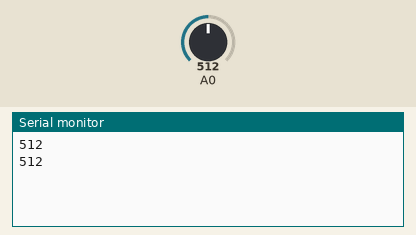
Simulated run of this sketch. Board: Arduino Uno, built with avr-gcc and run on an emulated ATmega328P. Parts: the last lines printed to the serial monitor. Inputs (shaded band) come from the test bench; at power-on: A0 = 512. No radio packets arrive unless stated.

Above: at 1.8 s.
1.9 s: A0 set to 716
At 2.6 s:
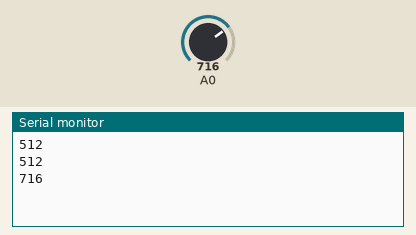
3.4 s: A0 set to 900
At 4.8 s:
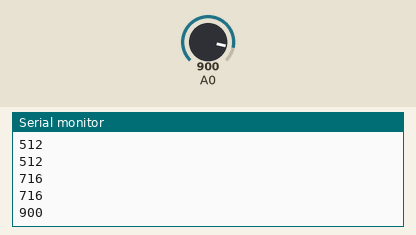
Timing chart, 0 to 6.4 s (numbered marks = the images above; inputs shaded):
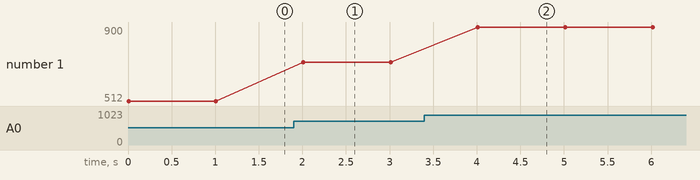

The sketch:

RF_Hygrometer.ino
```cpp
/*
* Arduino Wireless Communication Tutorial
*     Example 1 - Transmitter Code
*
* by Dejan Nedelkovski, www.HowToMechatronics.com
*
* Library: TMRh20/RF24, https://github.com/tmrh20/RF24/
*/
#include <SPI.h>
#include <nRF24L01.h>
#include <RF24.h>
RF24 radio(7, 8); // CNS, CE
const uint64_t pipes[2] = { 0xABCDABCD71LL, 0x544d52687CLL };

void setup() {
  Serial.begin(9600);

  radio.begin();
  radio.openWritingPipe(pipes[1]);
//  radio.setPALevel(RF24_PA_MIN);                          // Setup and configure rf radio
  radio.setChannel(1);                     // Set the channel
  radio.setPALevel(RF24_PA_HIGH);
  radio.setDataRate(RF24_250KBPS);
//  radio.setDataRate(RF24_2MBPS);
  radio.setAutoAck(1);                     // Ensure autoACK is enabled
  radio.setRetries(2,15);                  // Optionally, increase the delay between retries. Want the number of auto-retries as high as possible (15)
  radio.setCRCLength(RF24_CRC_16);         // Set CRC length to 16-bit to ensure quality of data
  radio.stopListening();
}

void loop() {

   // Get hygrometer sensor data
  int sensorValue = analogRead(A0);
  const char sensor[4];
  sprintf(sensor, "%d", sensorValue);

  const char text[] = "Hello World";
  Serial.println(sensorValue);
  radio.write(&sensor, sizeof(sensor));
  delay(1000);
}
```

Measured:
- after the input at 1.9 s, the serial monitor: prints a new line after 0.11 s (image 1)
- after the input at 3.4 s, the serial monitor: prints a new line after 0.61 s (image 2)
- plotted number 1: 512 → 716 after the input at 1.9 s, 716 → 900 after the input at 3.4 s
